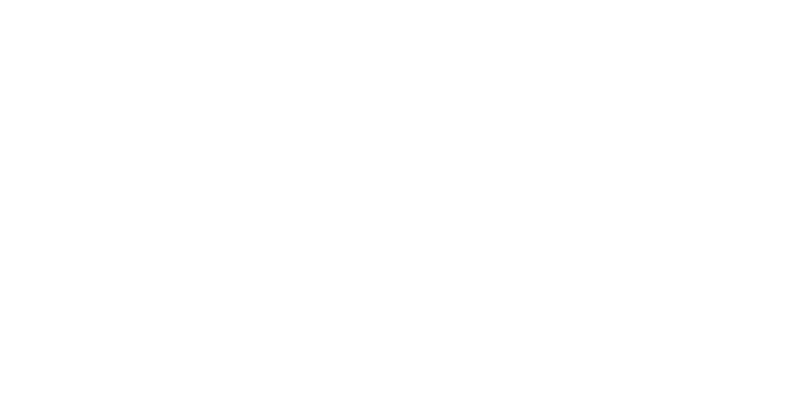
Frame 1 (no input)
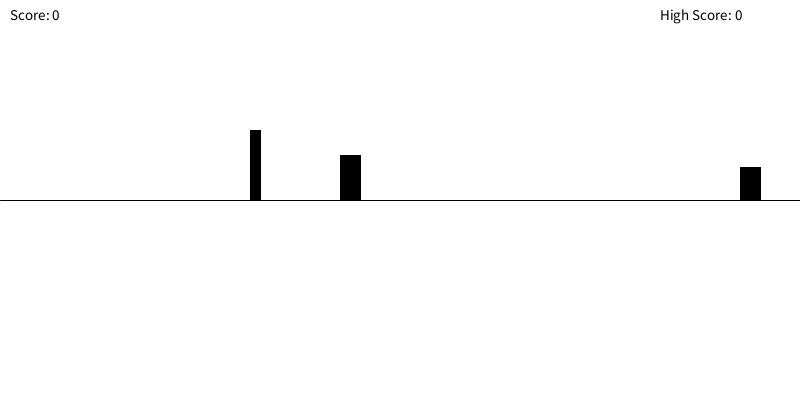
Frame 60 (the mouse pressed at the canvas centre just before this capture)
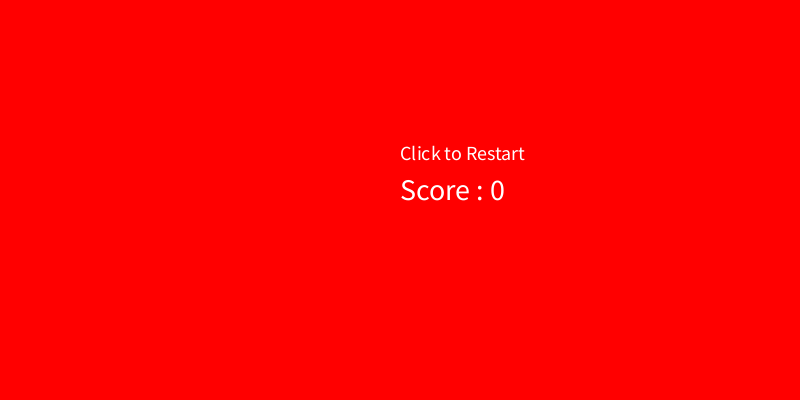
Frame 120 (the mouse held since frame 60 and released just before this capture)

The Processing sketch that drew these frames (run headless with seeded random() and noise(); from frame 60 on, the mouse is pressed at the canvas centre):

// Processing sketch: dino_game
// ── dino_game.pde
float cactush[] = {random(25, 55), random(25, 55), random(25, 55)};
float cactus[] = {400, 800, 1200};
float player=250;
float playerh=200;
int score = 0;
int highScore = 0;
boolean gameOver = false;
boolean inair;
void setup() {
  size(800, 400);
  background(255, 255, 255);
  frameRate(60);
}
void draw() {
  if (gameOver) {
    background(255, 0, 0);
    String scores = "Score : " + score;
    String highScores = "High Score : " + highScore;
    fill(255, 255, 255);
    textSize(30);
    textMode(CENTER);
    text(scores, width/2, height/2);
    text(highScores, 120, 450);
    textSize(20);
    text("Click to Restart", width/2, height/2-40);
  } else {

    background(255, 255, 255);

    if (millis() > 1000) {
      player();
      stroke(color(0, 0, 0));
      cactus();
        textSize(15);
      text("Score: " + score, 10, 20);
       text("High Score: " + highScore, width-140, 20);
    }
  }
}
void player() {
  line(0, 200, width, 200);
  rect(player, height-playerh-70, 10, 70);
  if (inair) {
    if (playerh>200) {
      playerh-=2;
    } else {
      inair=false;
    }
  } else {

    if (keyPressed) {

      if (key == ' ') {
        playerh+=80;
        inair=true;
      }
    }
  }
}
void cactus() {
  for (int i=0; i<cactus.length; i++) {
    fill(0, 0, 0);
    rect(cactus[i], height-200-cactush[i], 20, cactush[i]);
    cactus[i]-=4;
    if (playerh-200<cactush[i] && player<cactus[i]+20 && player>cactus[i]) {
      gameOver=true;
    }
    if (cactus[i]<0) {
      score+=1;
      cactus[i]=random(1180, 1220);
      cactush[i]=random(25, 55);
    }
  }
}
void mousePressed() {
  if (gameOver) {
    if (score > highScore) {
      highScore = score;
    }
    cactus[0]=400;
     cactus[1]=800;
      cactus[2]=1200;
    gameOver = false;
    score = 0;
  }
}
